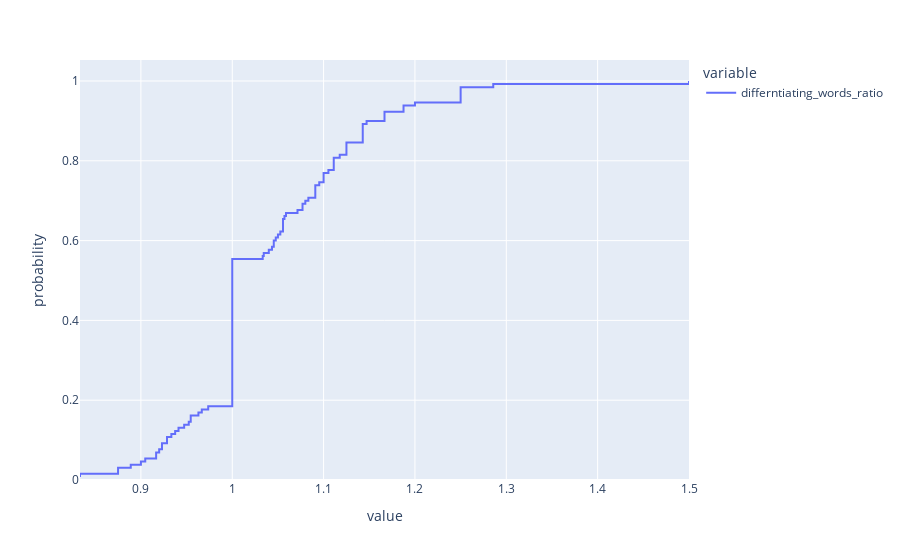

Notebook code cell kept with this figure:
### Code cell
fig = px.ecdf(unmatched_data['differntiating_words_ratio'] )
fig.show()

### Figure 1 — Plotly figure (JSON) as saved in the notebook; plotly's stock layout.template omitted (floating-point values rounded to 4 significant figures; data arrays with more than 128 entries replaced by an {"elided": "..."} marker saying what was removed)
{"data": [{"hovertemplate": "variable=differntiating_words_ratio<br>value=%{x}<br>probability=%{y}<extra></extra>", "legendgroup": "differntiating_words_ratio", "line": {"dash": "solid", "shape": "hv"}, "marker": {"color": "#636efa", "symbol": "circle"}, "mode": "lines", "name": "differntiating_words_ratio", "orientation": "v", "showlegend": true, "type": "scatter", "x": {"elided": "130 float values"}, "xaxis": "x", "y": {"elided": "130 float values"}, "yaxis": "y"}], "layout": {"legend": {"title": {"text": "variable"}, "tracegroupgap": 0}, "margin": {"t": 60}, "xaxis": {"anchor": "y", "domain": [0, 1], "title": {"text": "value"}}, "yaxis": {"anchor": "x", "domain": [0, 1], "rangemode": "tozero", "title": {"text": "probability"}}}}
